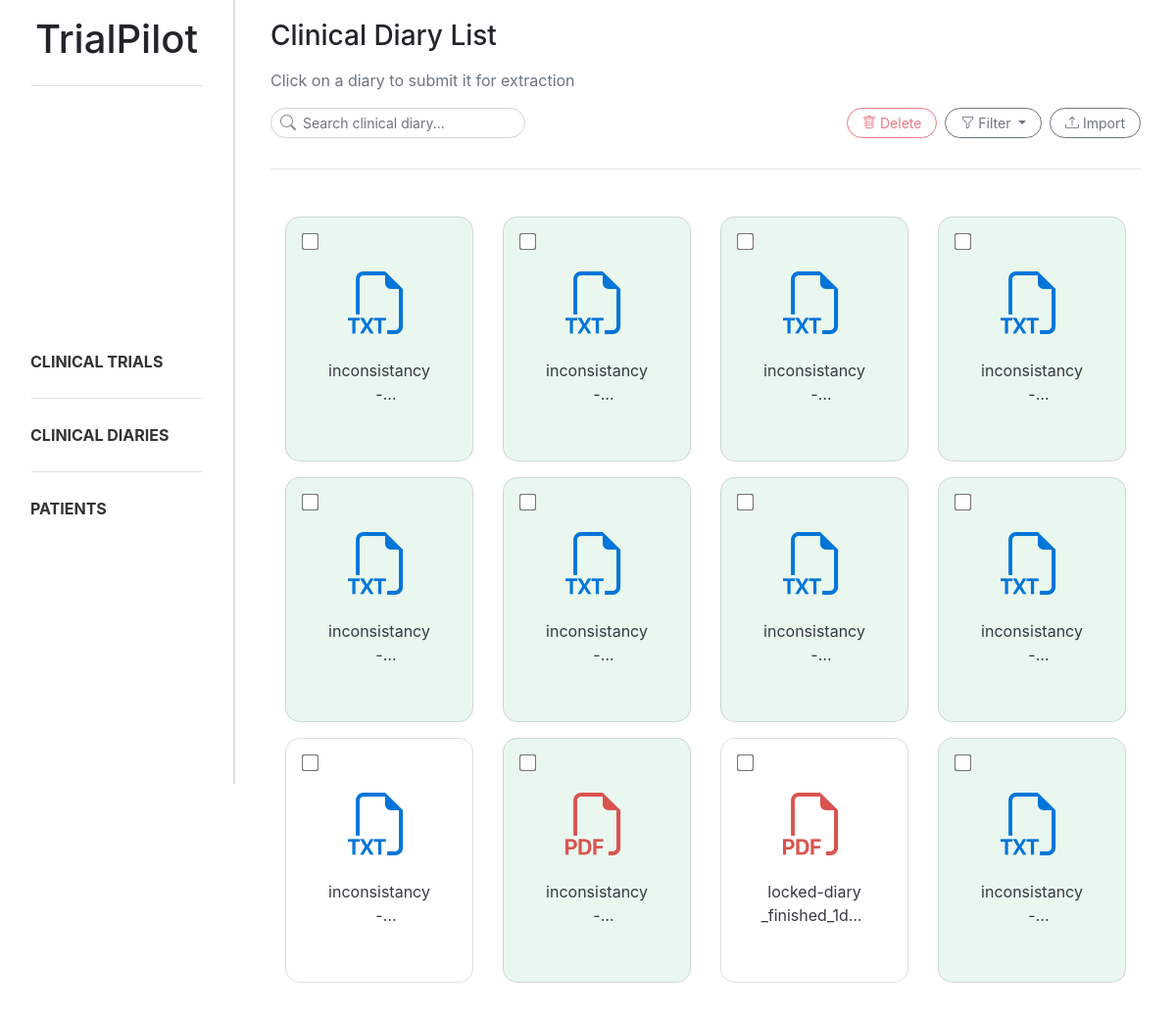
Before: /diaries/ with the older database file.
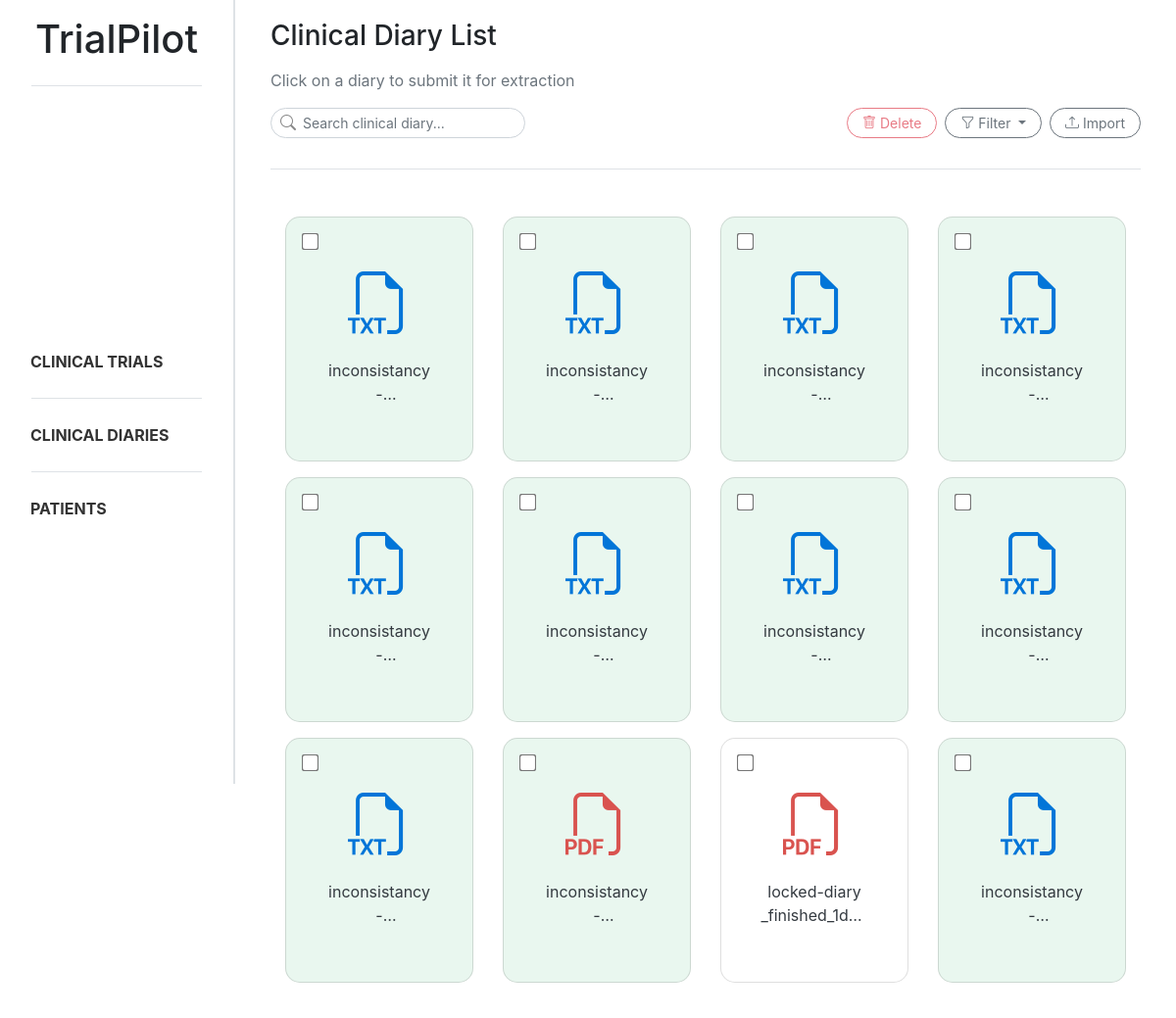
After: the same page with the newer database file.
### trialpilot/views.py (the view)
# urls.py: path('diaries/', diary_list, name='diary_list'),
def diary_list(request):
    search = request.GET.get("search", "").strip()
    status = request.GET.get("status", "").strip()
    file_type = request.GET.get("file_type", "").strip().lower()
    diaries = Document.objects.filter(type=Document.DocumentType.CLINICAL_DIARY)
    if search:
        diaries = diaries.filter(title__icontains=search)
    if status == "extracted":
        diaries = diaries.filter(extracted=True)
    elif status == "not_extracted":
        diaries = diaries.filter(extracted=False)
    diary_data = []
    for diary in diaries:
        if "." in diary.title:
            original_name, ext = diary.title.rsplit('.', 1)
            ext = ext.lower()
        else:
            ext = ""
        if file_type and ext != file_type:
            continue
        diary_data.append((diary, ext))
    return render(request, 'trialpilot/diary_list.html', {
        'diary_data': diary_data,
        'search': search,
        'status': status,
        'file_type': file_type,
    })

### trialpilot/templates/trialpilot/diary_list.html (shortened to what this page needs)
{% extends "trialpilot/base.html" %}
{% block content %}
<div class="d-flex flex-column mb-4 ml-3 mr-3">
    <h3 class="mb-3">Clinical Diary List</h3>
    <p class="text-muted">Click on a diary to submit it for extraction</p>
    <div class="d-flex justify-content-between align-items-center mb-3">
        <form method="GET">
            <div class="position-relative" style="width:260px">
                <i class="bi bi-search position-absolute"
                    style="left:10px; top:50%; transform:translateY(-50%); color:#888;"></i>
                <input type="text" name="search" value="{{ search }}" class="form-control form-control-sm rounded-ui"
                    style="padding-left: 32px;" placeholder="Search clinical diary...">
            </div>
        </form>
        <div class="d-flex gap-2">
            <button id="deleteBtn" data-url="{% url 'diary_remove' %}" class="btn btn-outline-danger btn-sm rounded-ui"
                style="margin-right: 0.5rem;" disabled>
                <i class="bi bi-trash"></i>
                Delete
            </button>
            <div class="dropdown" style="margin-right: 0.5rem;">
                <button class="btn btn-outline-secondary btn-sm rounded-ui dropdown-toggle" type="button"
                    data-bs-toggle="dropdown" aria-expanded="false">
                    <i class="bi bi-funnel"></i>
                    Filter
                </button>
            </div>
            <button class="btn btn-outline-secondary btn-sm rounded-ui" data-bs-toggle="modal"
                data-bs-target="#uploadModal">
                <i class="bi bi-upload"></i>
                Import
            </button>
        </div>
    </div>
    <div class="sidebar-divider mb-4"></div>
</div>
<div class="row g-3 ml-3 mr-3">
    {% for diary, extension in diary_data %}
    <div class="col-6 col-md-4 col-lg-3 mb-3">
        <div class="text-decoration-none diary-card-trigger" data-diary-id="{{ diary.id }}"
            data-diary-title="{{ diary.title }}" data-diary-extracted="{{ diary.extracted }}">
            <div
                class="card text-center shadow-sm doc-card h-100 position-relative {% if diary.extracted %} doc-extracted {% endif %}">
                <input type="checkbox" class="form-check-input position-absolute top-0 start-0 m-2 doc-checkbox"
                    value="{{ diary.id }}">
                <div class="card-body">
                    {% if extension == "pdf" %}
                    <i class="bi bi-filetype-pdf" style="font-size: 4rem; color:#d9534f;"></i>
                    {% else %}
                    <i class="bi bi-filetype-txt" style="font-size: 4rem; color:#0275d8;"></i>
                    {% endif %}
                    <p class="mt-2 text-dark doc-title" title="{{ diary.title }}">
                        {{ diary.title }}
                    </p>
                </div>
            </div>
        </div>
    </div>
    {% endfor %}
</div>
{% endblock %}

Changed rows visible on the page:
changed Document (number 9 of 12 on the later page): extracted False → True (drawn)
